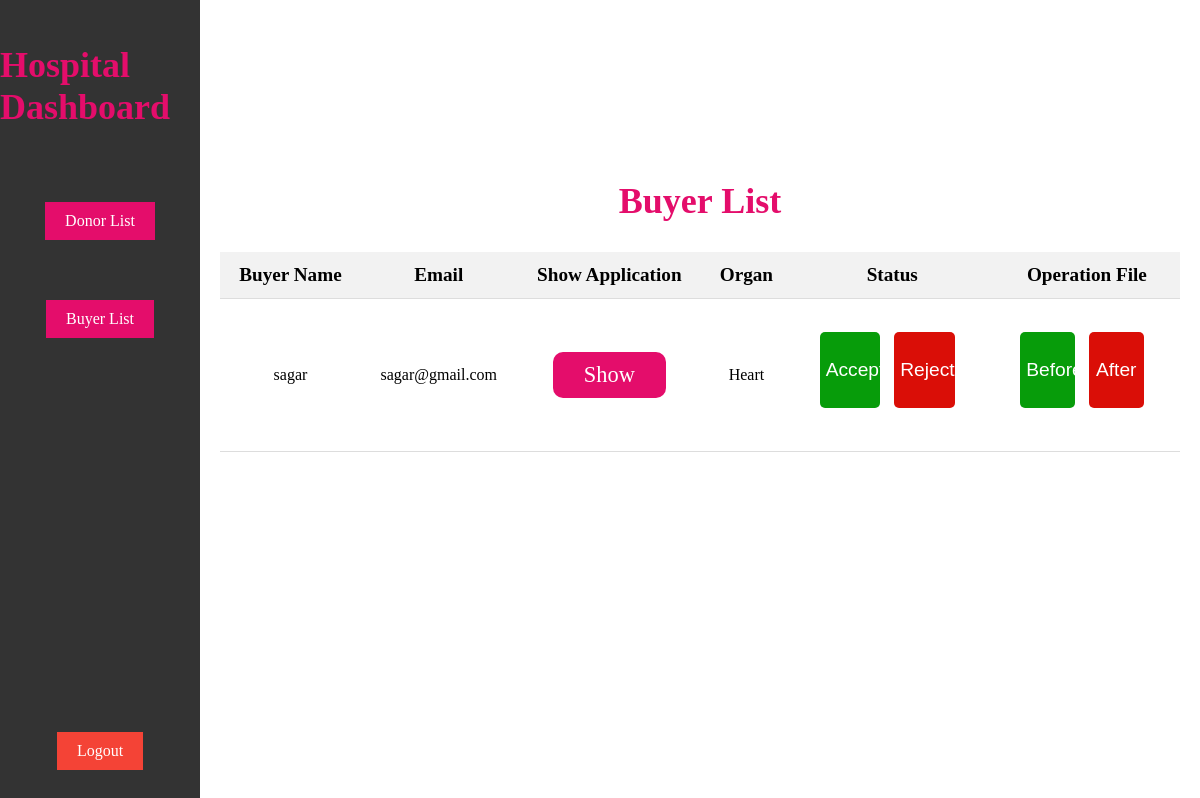
/buyer_list (signed in), run on the app's committed database.
### app/models.py (models this page shows, shortened)
class Form1(models.Model):
    name = models.TextField(max_length=255)
    organ_name = models.CharField(max_length=255, default='')
    email = models.EmailField()
    id_document = models.ImageField(upload_to=document_upload_path)
    organ_donor_card = models.ImageField(upload_to=document_upload_path)
    status = models.CharField(max_length=20, default='Pending')

### app/views.py (the view)
# urls.py: path('buyer_list',views.buyer_list, name= 'buyer_list'),
@login_required(login_url="hospital_log_in")
@cache_control(no_cache=True, must_revalidate=True, no_store=True)
def buyer_list(request):
    if request.method == 'POST':
        for key in request.POST:
            if key.startswith('accept_'):
                email = key.split('_')[1]
                Form1.objects.filter(email=email).update(status='accepted')
            elif key.startswith('reject_'):
                email = key.split('_')[1]
                Form1.objects.filter(email=email).update(status='rejected')
        return redirect('buyer_list')  # Assuming the URL name is 'buyer_list'
    else:
        form_data1 = Form1.objects.exclude(status__in=['accepted', 'rejected'])
        context = {'form_data1': form_data1}
        return render(request, 'buyer_list.html', context)

### template/buyer_list.html (shortened to what this page needs)
{% block body %}
<div class="sidebar">
    <h1><a href="hospital_dashboard" style="text-decoration: none;color: #e40d6b;">Hospital Dashboard</a></h1>
    <a href="donor_list" class="sidebar-button" id="donor-list-btn">Donor List</a>
    <a href="buyer_list" class="sidebar-button" id="buyer-list-btn">Buyer List</a>
    <a href="log_out" class="logout-button" style="margin-bottom: 50px;">Logout</a>
</div>
<div class="main-section">
    <div class="table-data">
        <h1 style="text-align: center; margin-top:50px;">Buyer List </h1>
        <div class="order">
            <table>
                <thead>
                    <tr>
                        <th>Buyer Name</th>
                        <th>Email</th>
                        <th>Show Application</th>
                        <th>Organ</th>
                        <th>Status</th>
                        <th>Operation File</th>
                    </tr>
                </thead>
                <tbody>
                    <form action="" method="post">
                        {% for form in form_data1 %}
                    <tr style="height: 10vh;">
                        <td>{{ form.name }}</td>
                        <td>{{ form.email }}</td>
                        <td><a href="{% url 'document1' email=form.email %}" class="bt">Show</a></td>
                        <td>{{ form.organ_name }}</td>
                        <td>
                            <button class="status completed" type="submit" name="accept_{{ form.email }}" onclick="processStatus('Accepted', '{{ form.email }}')">Accept</button>
                            <button class="status rejected" type="submit" name="reject_{{ form.email }}" onclick="processStatus('Rejected', '{{ form.email }}')">Reject</button>
                        </td>
                        <td>
                            <a href="{% url 'before_opt' email=form.email %}" style="text-decoration: none;">
                                <button class="status completed" type="button">Before</button>
                            </a>
                            <a href="{% url 'after_opt' email=form.email %}">
                                <button class="status rejected" type="button">After</button>
                            </a>
                        </td>
                    </tr>
                    {% endfor %}
                </form>
                </tbody>
            </table>
        </div>
    </div>
</div>
{% endblock body %}

### template/buyer_list.html (style rules this page uses)
.sidebar { background-color: #333; height: 100vh; width: 200px; position: fixed; top: 0; left: 0; padding-top: 20px; display: flex; flex-direction: column; align-items: center; z-index: 1; }
.sidebar-button { background-color: #e40d6b; color: white; border: none; margin-top: 50px; padding: 10px 20px; margin-bottom: 10px; cursor: pointer; transition: background-color 0.3s; text-decoration: none; }
.sidebar-button + .sidebar-button { margin-top: 50px; }
.logout-button { background-color: #f44336; color: white; border: none; padding: 10px 20px; margin-top: auto; cursor: pointer; text-decoration: none; transition: background-color 0.3s; }
.main-section { padding: 20px; margin-left: 200px; background-color: #ffffff; background-size: cover; background-position: center; height: 94vh; margin-top: 0; display: flex; justify-content: center; align-items: center; }
table { width: 80vw; height: 200px; margin-top: 30px; margin-bottom: 210px; border-collapse: collapse; }
th, td { padding: 12px 15px; text-align: left; border-bottom: 1px solid #ddd; text-align: center; }
th { background-color: #f2f2f2; text-align: center; font-size: larger; }
tr { height: 20px; }
.bt { align-items: center; color: #ffffff; background: #e40d6b; border-radius: 10px; display: flex; justify-content: center; transition: background 0.5s ease; width: 60%; padding: 10px; font-size: 1.4em; border: none; text-align: center; display: block; margin: 0 auto; position: relative; text-decoration: none; z-index: 2; }
h1 { color: #e40d6b; font-size: 36px; text-decoration: none; }
.completed, .rejected { align-items: center; color: #ffffff; background: #079c0a; border-radius: 5px; display: inline-block; justify-content: center; height: 60%; transition: background 0.5s ease; width: 35%; font-size: 1.2em; border: none; text-align: center; margin-right: 10px; margin-bottom: 10px; text-decoration: none; }
.rejected { background: #da0e07; }

### data on the page
Form1: name "sagar", email "sagar@gmail.com", organ_name "Heart"
